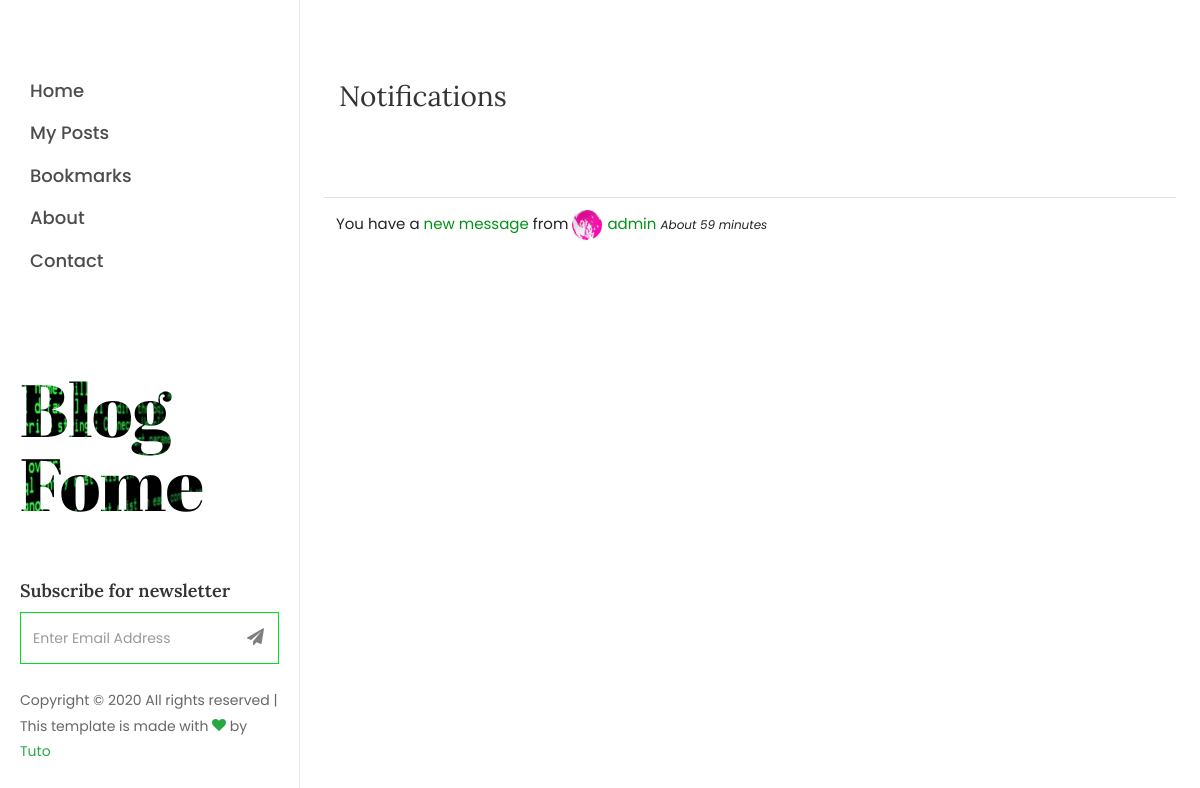
The app's page /notifications/ (signed in) with its own data.
### notifications/models.py (models this page shows)
class Notification(models.Model):
    user = models.ForeignKey(User, on_delete=models.CASCADE, related_name='notifications')
    author = models.ForeignKey(User, on_delete=models.CASCADE, related_name='author', null=True)
    author_name = models.CharField(max_length=255, null=True)
    post = models.ForeignKey(Post, on_delete=models.CASCADE, null=True)
    comment = models.ForeignKey(Comment, on_delete=models.CASCADE, null=True)
    thread = models.ForeignKey(Thread, on_delete=models.CASCADE, null=True)
    created_at = models.DateTimeField(auto_now_add=True)
    updated_at = models.DateTimeField(auto_now=True)
    message = models.TextField()
    html_message = models.TextField()
    read = models.BooleanField(default=False)
    active = models.BooleanField(default=True)
    category = models.CharField(max_length=255)
    action = models.CharField(max_length=255, null=True)
    objects = models.Manager()
    commentNotification = CommentNotification()
    voteNotification = VoteNotification()
    messageNotification = MessageNotification()
    class Meta:
        ordering = ['-created_at']
    def get_html_message(self):
        if self.category=='comment' or self.category=='vote':
            if self.author:
                author_url = reverse('blog:user_profile', kwargs={'slug': self.author})
                img_url = "<img src='{}' class='avatar-notification'>".format(self.author.profile.image.url)
                author = "<a href='{}'>{}{}</a>".format(author_url, img_url, self.author)
            else:
                author = self.author_name
            comment = "?comment_id={}".format(self.comment.id) if self.comment.id else ""
            post_url = reverse('blog:post_detail', kwargs={'pk': self.post.id}) + comment
            post = "<a href='{}'><i>{}</i></a>".format(post_url, self.post)
            return self.html_message.format(author, self.action, post)
        elif self.category=='message':
            author_url = reverse('blog:user_profile', kwargs={'slug': self.author})
            img_url = "<img src='{}' class='avatar-notification'>".format(self.author.profile.image.url)
            author = "<a href='{}'>{}{}</a>".format(author_url, img_url, self.author)
            thread_url = reverse('messenger:detail', kwargs={'pk': self.thread.id})
            thread = "<a href='{}'>{}</a>".format(thread_url, self.action)
            return self.html_message.format(thread, author)

### users/models.py (models this page shows, shortened)
class Profile(models.Model):
    user = models.OneToOneField(User, on_delete=models.CASCADE)
    bio = models.TextField()
    image = models.ImageField(default='default.jpg', upload_to='profile_pics')
    """ def save(self, *args, **kwargs):
        super().save(*args, **kwargs)

        img = Image.open(self.image.path)
        if img.height > 300 or img.width > 300:
            output_size = (300, 300)
            img.thumbnail(output_size)
            img.save(self.image.path) """

### messenger/models.py (models this page shows)
class Thread(models.Model):
    users = models.ManyToManyField(User, related_name='threads')
    updated_at = models.DateTimeField(auto_now=True)
    objects = ThreadManager()
    class Meta:
        ordering = ['-updated_at']

### notifications/views.py (the view)
# urls.py: path('', NotificationList.as_view(), name='list'),
@method_decorator(login_required, name='dispatch')
class NotificationList(ListView):
    template_name = "notifications/notifications_list.html"
    model = Notification
    context_object_name = 'obj'
    def get_context_data(self, **kwargs):
        context = super(NotificationList,self).get_context_data(**kwargs)
        context['notification_ids'] = list(self.request.user.notifications.filter(read=False).values_list('id', flat=True))
        return context
    def get_queryset(self):
        return self.request.user.notifications.filter(read=False)

### blog/templatetags/user_tags.py (called while the page is built)
@register.simple_tag
def get_notification_count(user):
    if user:
        return user.notifications.filter(read=False).count()
    return 0

### notifications/templates/notifications/notifications_list.html (shortened to what this page needs)
{% extends 'blog/base/base.html' %}
{% load static %}
{% block content %}
  <section class="ftco-section contact-section px-md-4">
    <div class="container">
      <div class="row d-flex mb-5 contact-info">
          <div class="col-md-12 mb-4">
              <h2 class="h3">Notifications</h2>
          </div>
      </div>
      <div class="row">
        <table class="table table-hover">
          <tbody>
            {% for item in obj %}
              <tr>
                <td>{{ item.get_html_message | safe }} <small><i>About {{ item.created_at | timesince }}</i></small></td>
              </tr>
            {% endfor %}
          </tbody>
        </table>
      </div>
    </div>
  </section>
{% endblock content %}

### records on screen
Notification: get_html_message "You have a new message from admin", get_html_message (picture), created_at "59 minutes"
